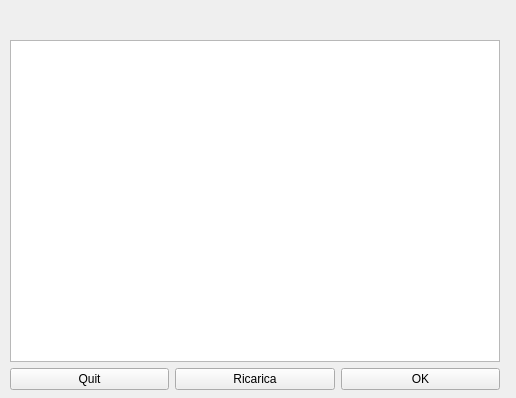
<?xml version="1.0" encoding="UTF-8"?>
<ui version="4.0">
 <class>Form</class>
 <widget class="QWidget" name="Form">
  <property name="geometry">
   <rect>
    <x>0</x>
    <y>0</y>
    <width>516</width>
    <height>398</height>
   </rect>
  </property>
  <property name="windowTitle">
   <string>Form</string>
  </property>
  <widget class="QWidget" name="gridLayoutWidget">
   <property name="geometry">
    <rect>
     <x>10</x>
     <y>20</y>
     <width>490</width>
     <height>370</height>
    </rect>
   </property>
   <layout class="QGridLayout" name="gridLayout">
    <item row="2" column="2">
     <widget class="QPushButton" name="pushButton_2">
      <property name="text">
       <string>OK</string>
      </property>
     </widget>
    </item>
    <item row="2" column="1">
     <widget class="QPushButton" name="pushButton_3">
      <property name="text">
       <string>Ricarica</string>
      </property>
     </widget>
    </item>
    <item row="2" column="0">
     <widget class="QPushButton" name="pushButton">
      <property name="text">
       <string>Quit</string>
      </property>
     </widget>
    </item>
    <item row="1" column="0" colspan="3">
     <widget class="QListWidget" name="listWidget"/>
    </item>
    <item row="0" column="0" colspan="3">
     <widget class="QLabel" name="label">
      <property name="text">
       <string/>
      </property>
     </widget>
    </item>
   </layout>
  </widget>
 </widget>
 <resources/>
 <connections/>
</ui>
